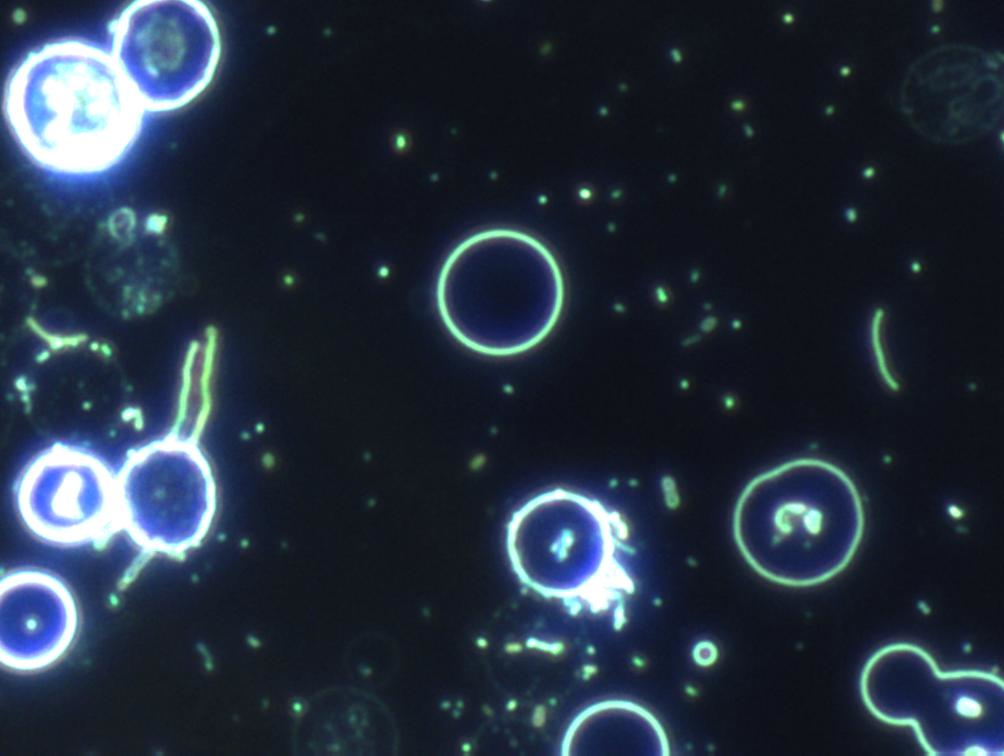
#> input picture Ejercicio3/images/100.png, 1004 x 756 px, found by its file name
$ jupyter execute --allow-errors Ejercicio3.ipynb   (shell and % lines are left out)   (text cells are left out)
#> lines starting #> are read from the running program, lines starting #| are printed output that depends on the picture; after the words box and inside, x2 and y2 are one past the last pixel; in counts of white or black regions, pixels touching at a corner belong together; pictures that were not available may be replaced by others from this repository, and a replacement may not be noted
[cell 1]
import numpy as np
import numpy as np
import pandas as pd
import matplotlib.pyplot as plt
import matplotlib.image as mpimg
import cv2
import requests
import shutil
from google.colab import files, drive

[cell 2]
import os
os.environ['KAGGLE_CONFIG_DIR'] = "/content/drive/My Drive/Kaggle"

[cell 3]
filename = '100.png' # You can pick a file from 001.png to 366.png
image = cv2.imread("/content/images/"+filename)
#> image is the input picture: shape (756, 1004, 3); mean B, G, R 63.2, 47.8, 37.2

plt.imshow(image)
plt.title('Image')

[cell 4]
def morpho(filename):

  # Get image
#> called with filename = '001.png'
  image = cv2.imread("/content/images/"+filename)
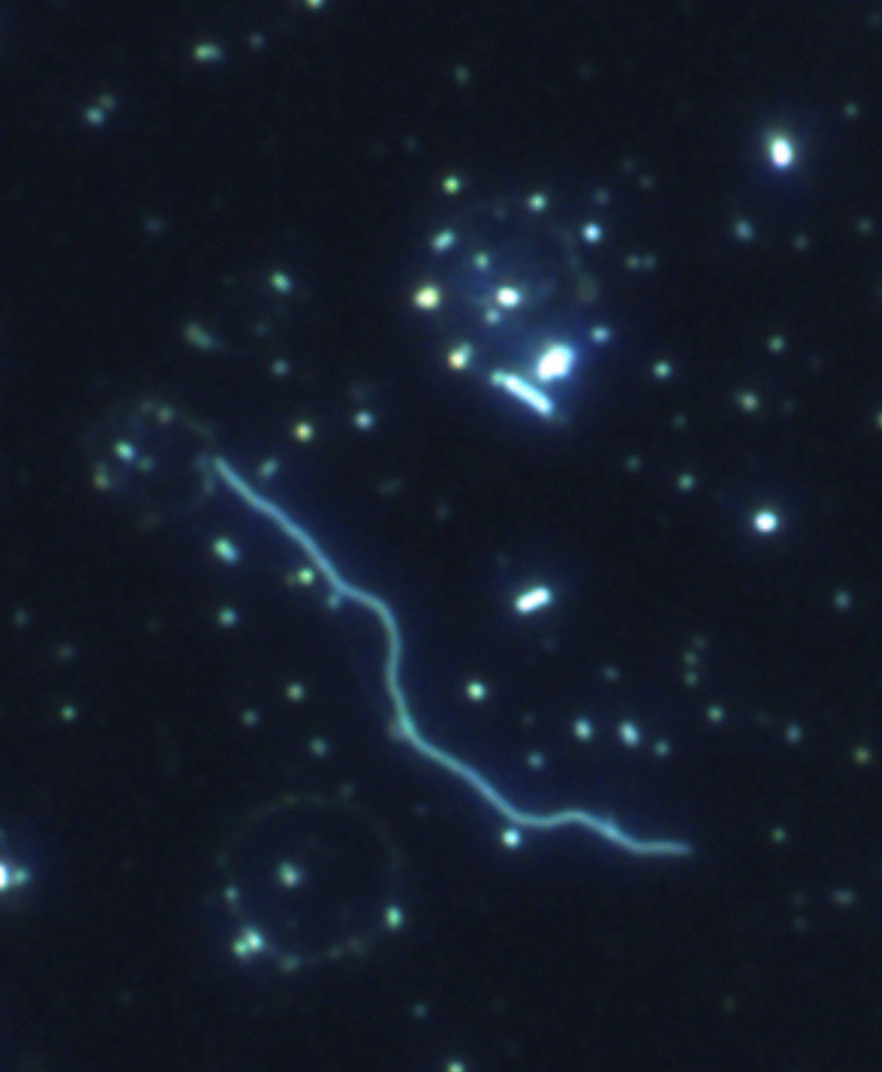
#> input picture Ejercicio3/images/013.png, 882 x 1072 px, given in place of 001.png, which was not available
#> image is the input picture: shape (1072, 882, 3); mean B, G, R 40.3, 27.7, 19.9
  grayscale = cv2.cvtColor(image, cv2.COLOR_BGR2GRAY)

  # Scale image
  scaled_img = cv2.resize(grayscale, (428, 426))
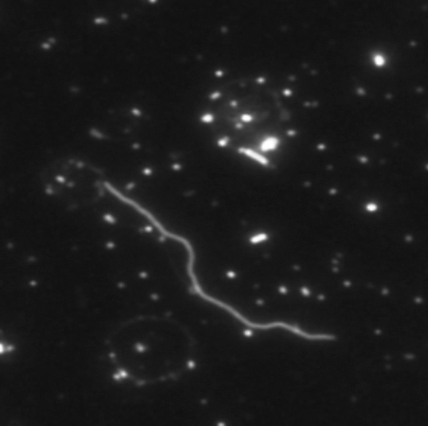
#> scaled_img: shape (426, 428); min 15, max 255, mean 26.7

  # 2-bit image
  ret, img_2bit = cv2.threshold(scaled_img,150,200,cv2.THRESH_BINARY_INV)
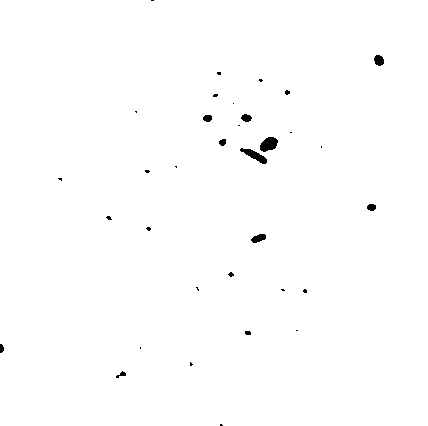
#> img_2bit: shape (426, 428); values 0 (black) and 200 (white), 99.4% white; 34 black regions (23 under 20 px), largest, box (x1, y1, x2, y2) and area: (260, 137, 278, 152) 192, (240, 148, 267, 164) 176, (251, 234, 266, 243) 91
  img_2bit = np.array(img_2bit)

  s_1 = np.uint8([[0, 0, 1, 0, 0],
                  [0, 0, 1, 0, 0],
                  [1, 1, 1, 1, 1],
                  [0, 0, 1, 0, 0],
                  [0, 0, 1, 0, 0],
                  ])

  s_2 = np.uint8([[0, 1, 0],
                  [1, 1, 1],
                  [0, 1, 0]
                  ])

  # Erode the image
  img_cross_ero = cv2.erode(img_2bit, s_1, iterations = 1)
#> img_cross_ero: shape (426, 428); values 0 (black) and 200 (white), 98.8% white; 33 black regions (10 under 20 px), largest, box (x1, y1, x2, y2) and area: (238, 135, 280, 166) 592, (249, 232, 268, 245) 167, (372, 53, 386, 68) 153

  # Dilate the image
  img_cross_dil = cv2.dilate(img_cross_ero, s_2, iterations = 1)
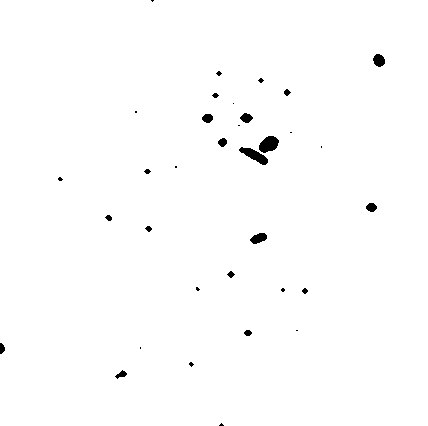
#> img_cross_dil: shape (426, 428); values 0 (black) and 200 (white), 99.2% white; 34 black regions (16 under 20 px)

  # plt.imshow(img_cross_dil, cmap='gray')

  return img_cross_dil

[cell 5]
def bacterias_res(filename):
  pp_img = morpho(filename)
  contours, hierarchy = cv2.findContours(pp_img, cv2.RETR_TREE, cv2.CHAIN_APPROX_SIMPLE)
#> contours = 32 contours, 11 with area under 20; largest, box (x1, y1, x2, y2) and area: (0, 0, 428, 426) 181419, (238, 146, 269, 166) 267, (258, 135, 280, 154) 265, (249, 232, 268, 245) 146, (372, 53, 386, 68) 134
  return len(contours)

[cell 6]
files = list(range(1,367))
files = [str(x)+'.png' for x in files]
files = ['00'+x if len(x)==5 else x for x in files ]
files = ['0'+x if len(x)==6 else x for x in files ]
# files
#> (the rest of this cell did not finish here and is left out)

#> call 2 of morpho, with filename = '002.png'
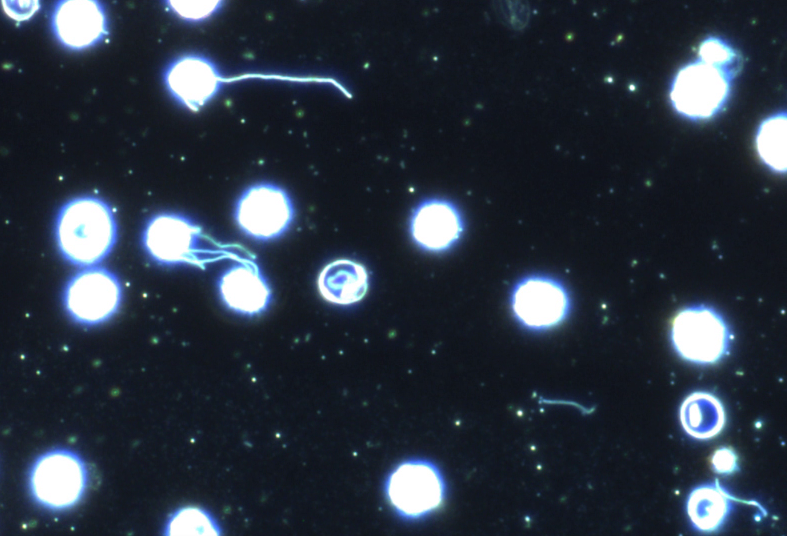
#> input picture Ejercicio3/images/015.png, 1574 x 1072 px, given in place of 002.png, which was not available (shown at 1/2 size)
#> in morpho, image is the input picture: shape (1072, 1574, 3); mean B, G, R 65.7, 52.4, 43.5
#> in morpho (call 2), `grayscale = cv2.cvtColor(image, cv2.COLOR_BGR2GRAY)`:
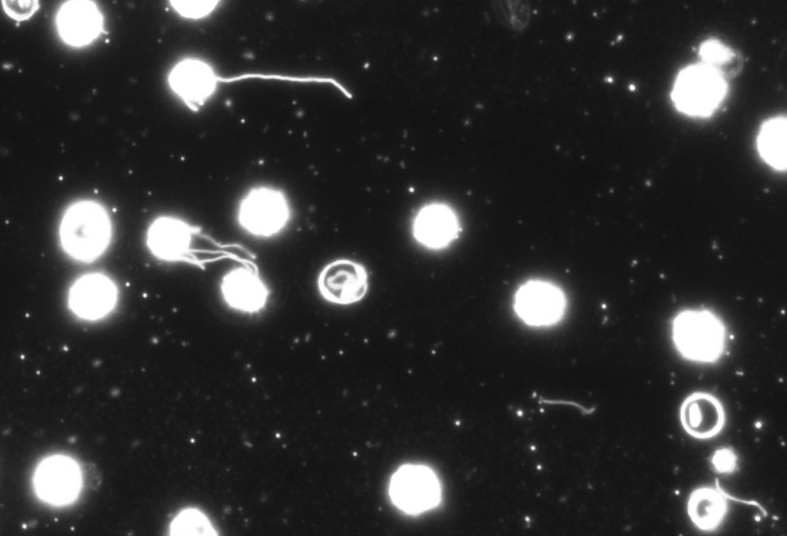
#> grayscale: shape (1072, 1574) (shown at 1/2 size); min 16, max 255, mean 51.2
#> in morpho (call 2), `scaled_img = cv2.resize(grayscale, (428, 426))`:
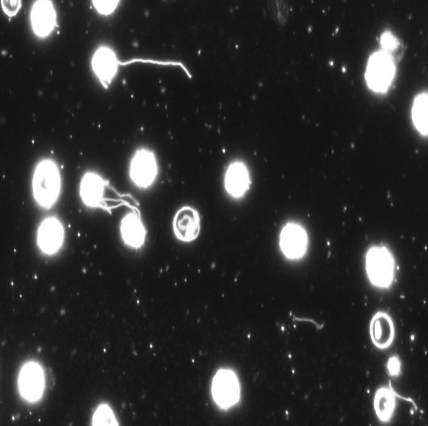
#> scaled_img: shape (426, 428); min 16, max 255, mean 51.1
#> in morpho (call 2), `ret, img_2bit = cv2.threshold(scaled_img,150,200,cv2.THRESH_BINARY_INV)`:
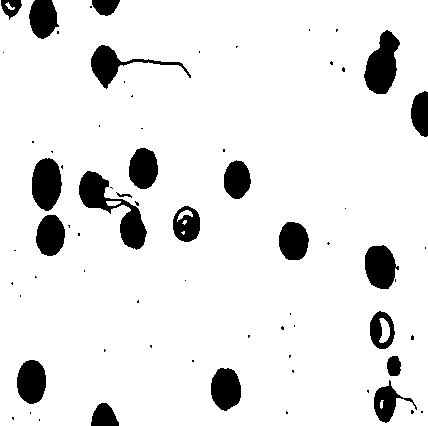
#> img_2bit: shape (426, 428); values 0 (black) and 200 (white), 90.6% white; 70 black regions (49 under 20 px), largest, box (x1, y1, x2, y2) and area: (79, 171, 147, 250) 1819, (364, 30, 400, 94) 1453, (32, 158, 62, 211) 1231
#> in morpho (call 2), `img_cross_ero = cv2.erode(img_2bit, s_1, iterations = 1)`:
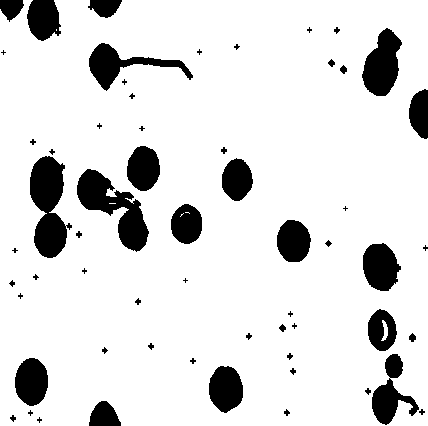
#> img_cross_ero: shape (426, 428); values 0 (black) and 200 (white), 87.5% white; 59 black regions (20 under 20 px), largest, box (x1, y1, x2, y2) and area: (30, 156, 72, 258) 2664, (77, 169, 149, 252) 2530, (362, 28, 402, 96) 1751
#> in morpho (call 2), `img_cross_dil = cv2.dilate(img_cross_ero, s_2, iterations = 1)`:
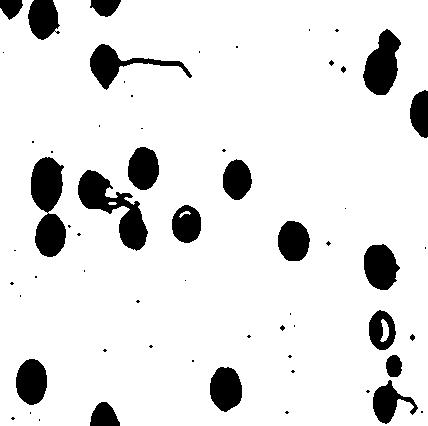
#> img_cross_dil: shape (426, 428); values 0 (black) and 200 (white), 89.1% white; 61 black regions (40 under 20 px)
#> in bacterias_res (call 2), `contours, hierarchy = cv2.findContours(pp_img, cv2.RETR_TREE, cv2.CHAI..`: contours = 63 contours, 41 with area under 20; largest, box (x1, y1, x2, y2) and area: (0, 0, 428, 426) 178558, (77, 169, 149, 252) 2379, (362, 28, 402, 96) 1671, (30, 156, 65, 214) 1436, (89, 43, 193, 91) 1431
# conts

#> (a cell that did not finish here is left out)

#> (a cell that did not finish here is left out)

#> (a cell that did not finish here is left out)

#> (a cell that did not finish here is left out)

[cell 11]
num = 0 #@param {type:"slider", min:0, max:365, step:1}

print({True:'Contaminated', False:'Not contaminated'}[bacterias_res(files[num])>20])
#> in bacterias_res (call 5), `contours, hierarchy = cv2.findContours(pp_img, cv2.RETR_TREE, cv2.CHAI..`: contours = 32 contours, 11 with area under 20; largest, box (x1, y1, x2, y2) and area: (0, 0, 428, 426) 181419, (238, 146, 269, 166) 267, (258, 135, 280, 154) 265, (249, 232, 268, 245) 146, (372, 53, 386, 68) 134
